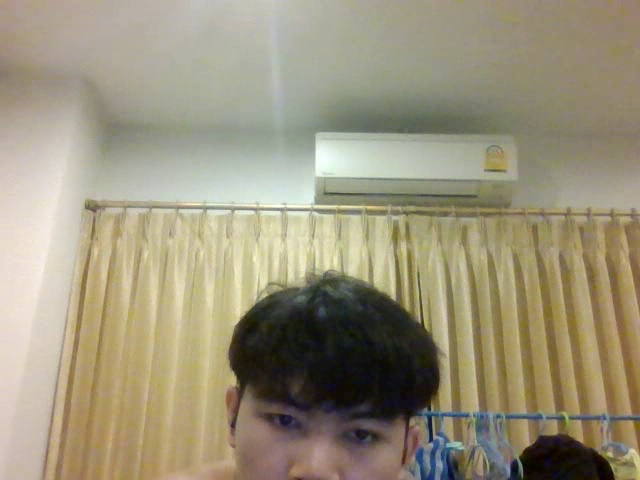
#> input picture frame 9 of 8_Python_&_OpenCV_Image_Processing/11.avi, 640 x 480 px, given in place of 2023-04-07 16-09-41.mkv, which was not available
$ python 16_1_OpenCV.py
#> lines starting #> are read from the running program, lines starting #| are printed output that depends on the picture; after the words box and inside, x2 and y2 are one past the last pixel; in counts of white or black regions, pixels touching at a corner belong together
import cv2
import datetime
cap = cv2.VideoCapture("python/8_Python_&_OpenCV_Image_Processing/2023-04-07 16-09-41.mkv")#เปิดวิดีโอ

while (cap.isOpened):
    #Check = True False มีภาพหรือไม่
    check, frame = cap.read() #รับภาพจากกล้อง Frame ต่อ Frame
#> frame is the input picture: shape (480, 640, 3); mean B, G, R 123.6, 147.5, 155.5

    if check == True:#มีเพื่อ Frame สุดท้ายหลังจากวิดีโอจบ check จะเป็น False
        currentDate = str(datetime.datetime.now()) #เวลา ณ ตอนนั้น

        # puttext(ภาพ , ข้อความ , พิกัดที่จะแสดงข้อความ (x,y) , font(ใส่เป็นรหัสก็ได้) , ขนานข้อความ , สี (RGB) , ความหนา)
        cv2.putText(frame , currentDate , (10,30), cv2.FONT_HERSHEY_SIMPLEX ,0.8 , (255,0,0) , 2)
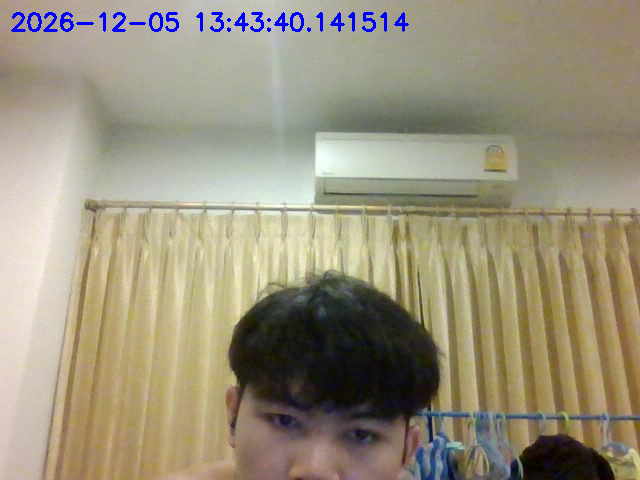
#> frame: shape (480, 640, 3); 0.8% of pixels changed, all inside (x1, y1, x2, y2) = (11, 12, 409, 32)
        cv2.imshow('output',frame)
        if cv2.waitKey(30) & 0xFF == ord("e"): #วิดีโอจะช้าหรือเร็วขึ้นอยู่กับ cv2.waitKey(1) รอ 30 มิลลิวินาทีก่อน # 0 คือรอไปเลื่อยๆ
        #cv2.waitKey(30) & จำเป็น คือ รอ 30 มิลลิวินาที ว่าผู้ใช้จะกด e  ยิ่งตั้งเวลานานวิดีโอยิ่งช้า
            #print("testwaitKey2")
#> (key e is pressed here)
            break
        #print("testwaitKey")
    else:
        break

cap.release()
cv2.destroyAllWindows()

$ run again, starting later in the video
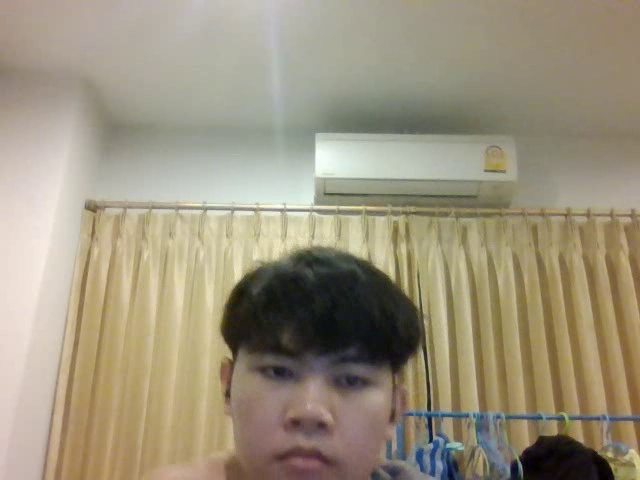
#> input picture frame 43 of 8_Python_&_OpenCV_Image_Processing/11.avi, 640 x 480 px, given in place of 2023-04-07 16-09-41.mkv, which was not available
#> frame is the input picture: shape (480, 640, 3); mean B, G, R 125.4, 147, 156.3
#> `cv2.putText(frame , currentDate , (10,30), cv2.FONT_HERSHEY_SIMPLEX ,0..`:
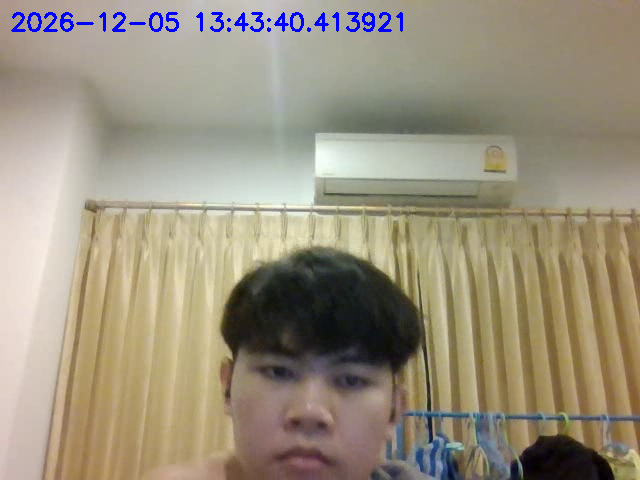
#> frame: shape (480, 640, 3); 0.83% of pixels changed, all inside (x1, y1, x2, y2) = (11, 12, 403, 32)

$ run again, starting later in the video
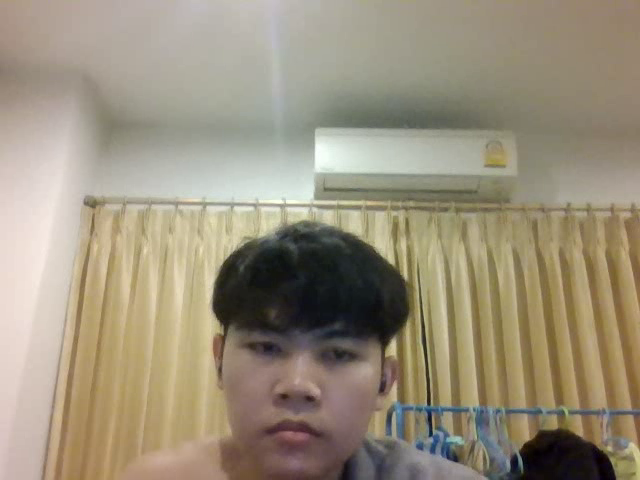
#> input picture frame 76 of 8_Python_&_OpenCV_Image_Processing/11.avi, 640 x 480 px, given in place of 2023-04-07 16-09-41.mkv, which was not available
#> frame is the input picture: shape (480, 640, 3); mean B, G, R 123.7, 144.3, 154.4
#> `cv2.putText(frame , currentDate , (10,30), cv2.FONT_HERSHEY_SIMPLEX ,0..`:
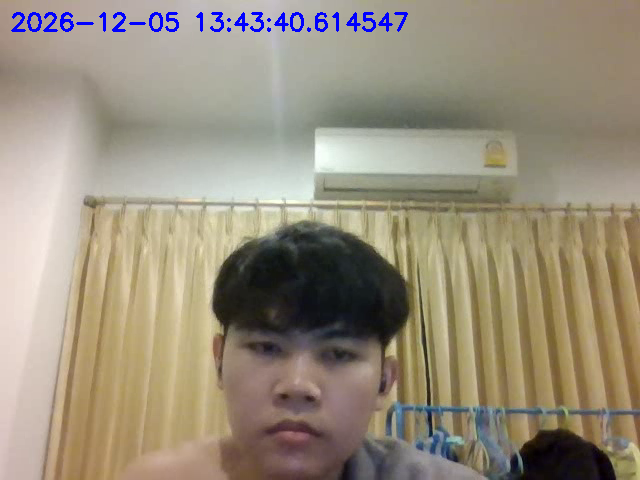
#> frame: shape (480, 640, 3); 0.83% of pixels changed, all inside (x1, y1, x2, y2) = (11, 12, 408, 32)
